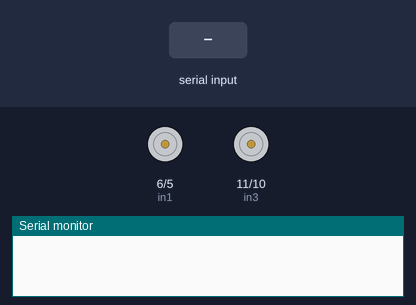
The sketch below on a simulated Arduino Uno, built with avr-gcc and run on an emulated ATmega328P. On the bench: motor-driver pin pairs drawn as motors (green arrow = first pin HIGH = forward, orange = second pin HIGH = backward, longer = more drive), the last lines printed to the serial monitor. The test bench sets the inputs (shaded band).

Above: at 1.2 s.
1.3 s: "w" received over Serial
At 2.4 s:
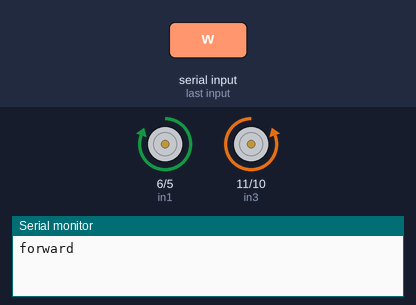
2.8 s: "s" received over Serial
At 3.6 s:
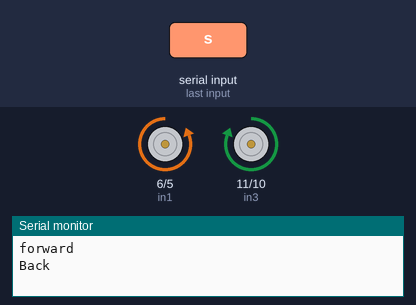
4.3 s: "d" received over Serial
At 4.7 s:
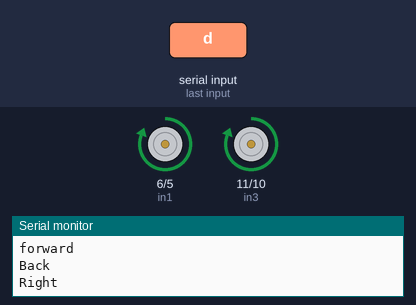
5.8 s: "a" received over Serial
At 7.0 s:
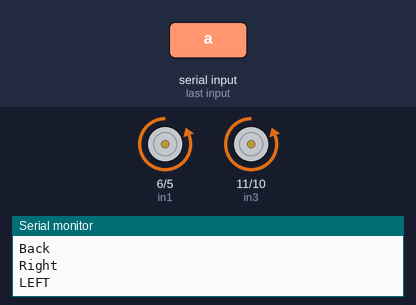
7.3 s: byte 32 (' ') received over Serial
At 8.2 s:
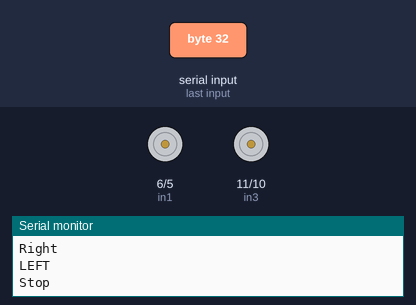
Timing chart, 0 to 9.8 s (numbered marks = the images above; inputs shaded):
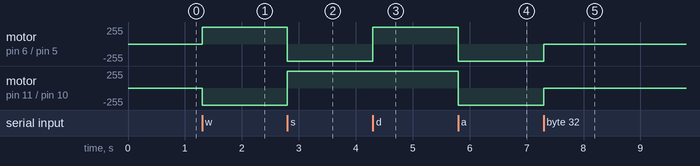

Measured:
- after the input at 1.3 s, motor on pin 6 (in1) / pin 5 (in2): stopped → forward 255/255 at once; motor on pin 11 (in3) / pin 10 (in4): stopped → backward 255/255 at once
- after the input at 2.8 s, motor on pin 6 (in1) / pin 5 (in2): forward 255/255 → backward 255/255 at once; motor on pin 11 (in3) / pin 10 (in4): backward 255/255 → forward 255/255 at once
- after the input at 4.3 s, motor on pin 6 (in1) / pin 5 (in2): backward 255/255 → forward 255/255 at once
- after the input at 5.8 s, motor on pin 6 (in1) / pin 5 (in2), motor on pin 11 (in3) / pin 10 (in4): forward 255/255 → backward 255/255 at once
- after the input at 7.3 s, motor on pin 6 (in1) / pin 5 (in2), motor on pin 11 (in3) / pin 10 (in4): backward 255/255 → stopped at once

The sketch:

motor.ino
```cpp
int x ;
int in1=6;
int in2=5;  //12             // variables
int in3=11;
int in4=10;
void setup()
{
Serial.begin(9600);
pinMode(in1,OUTPUT);
pinMode(in2,OUTPUT);      // i/p & o/p
pinMode(in3,OUTPUT);
pinMode(in4,OUTPUT);
}
void loop()
{

x = Serial.read();

if(x=='w')
{

  // forward


digitalWrite(in1,HIGH);
digitalWrite(in2,LOW);
digitalWrite(in3,LOW);
digitalWrite(in4,HIGH);
Serial.println("forward");


}
else if(x=='s')
{

digitalWrite(in1,LOW);
digitalWrite(in2,HIGH);        // back
digitalWrite(in3,HIGH);
digitalWrite(in4,LOW);
Serial.println("Back");

}
else if(x=='d')
{

digitalWrite(in1,HIGH);
digitalWrite(in2,LOW);
digitalWrite(in3,HIGH);
digitalWrite(in4,LOW);        // right
Serial.println("Right");

}
else if(x=='a')
{

digitalWrite(in1,LOW);
digitalWrite(in2,HIGH);
digitalWrite(in3,LOW);
digitalWrite(in4,HIGH);           // left
Serial.println("LEFT");

}
else if(x==' ')
{
digitalWrite(in1,LOW);
digitalWrite(in2,LOW);            //stop
digitalWrite(in3,LOW);
digitalWrite(in4,LOW);
Serial.println("Stop");
}


}
```
